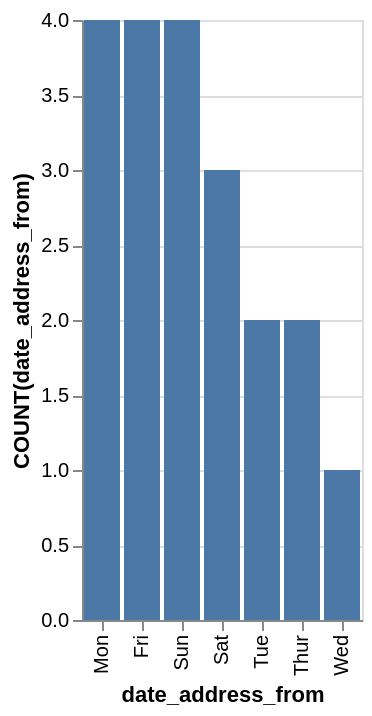

Here is the Vega-Lite specification saved for this chart:
### Vega-Lite specification from a JSON file in a GitHub repository (floating-point values rounded to 4 significant figures)
{"data": {"values": [{"x_data": "Mon", "y_data": 4}, {"x_data": "Tue", "y_data": 2}, {"x_data": "Wed", "y_data": 1}, {"x_data": "Thur", "y_data": 2}, {"x_data": "Fri", "y_data": 4}, {"x_data": "Sat", "y_data": 3}, {"x_data": "Sun", "y_data": 4}]}, "mark": "bar", "encoding": {"x": {"field": "x_data", "type": "nominal", "title": "date_address_from", "sort": {"op": "sum", "field": "y_data", "order": "descending"}}, "y": {"field": "y_data", "type": "quantitative", "title": "COUNT(date_address_from)"}}}
